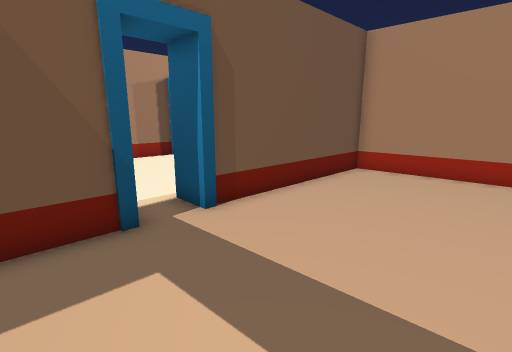
View 1 (above)

21 first-person views from a walk through a Unity game level. The camera is 1.2 m above the floor, tilts 12° down and sees 85° across. The floor is counted in squares, 0.5 m on a side. Each view is taken from the middle of a square. On the plan, view 1 faces up. The plan holds only what a view shows up to about 18 squares ahead; the rest is blank. The place goes on beyond the plan. The player character is not drawn. Some surface patterns are stand-ins.

View 2
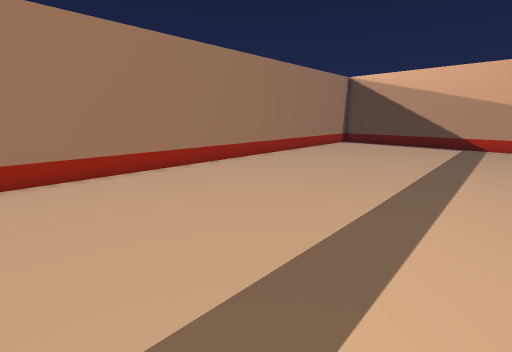

View 3
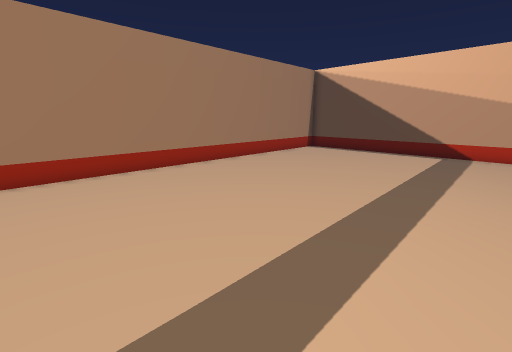

View 4
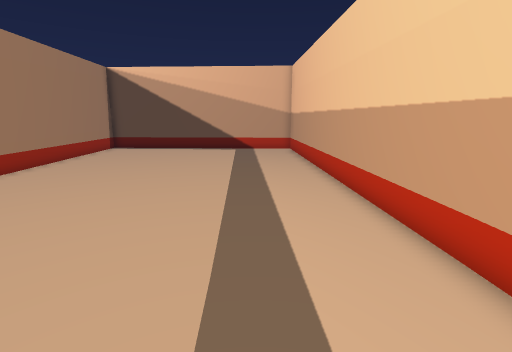

View 5
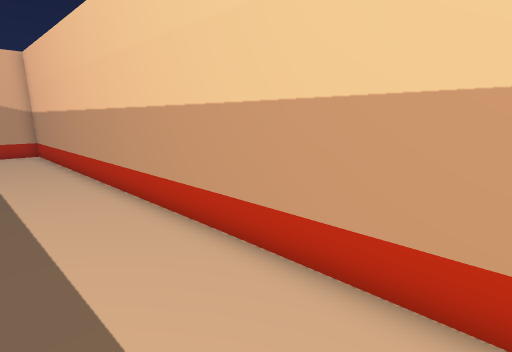

View 6
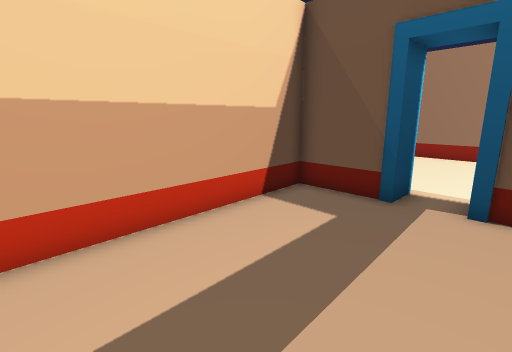

View 7
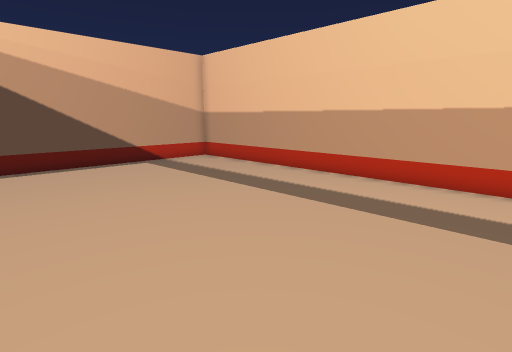

View 8
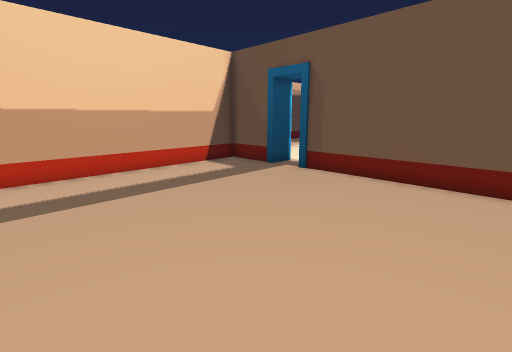

View 9
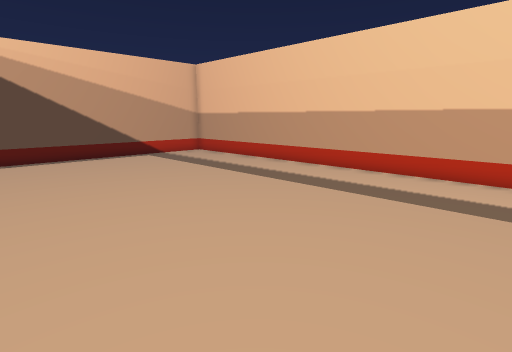

View 10
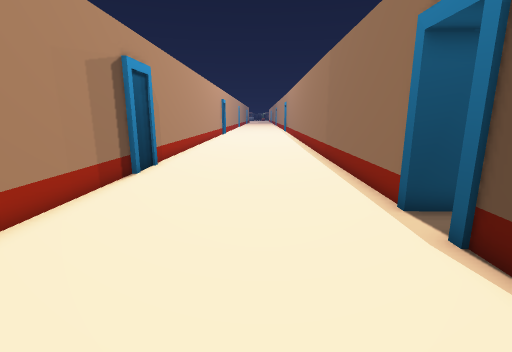

View 11
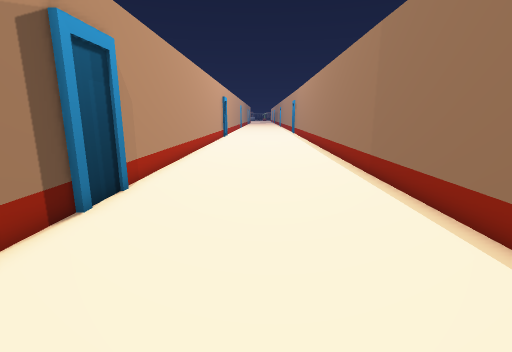

View 12
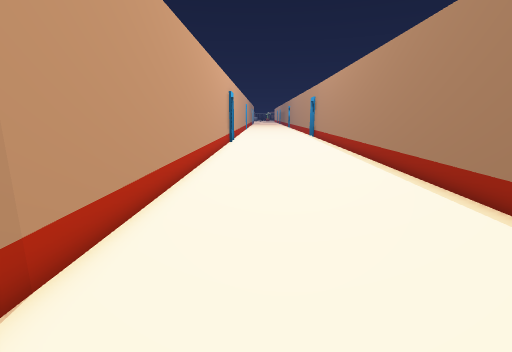

View 13
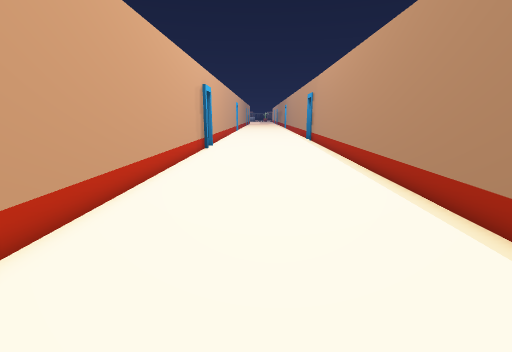

View 14
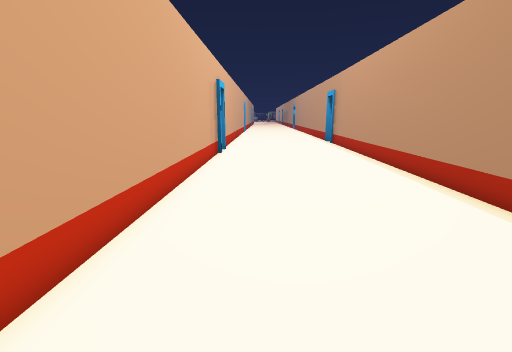

View 15
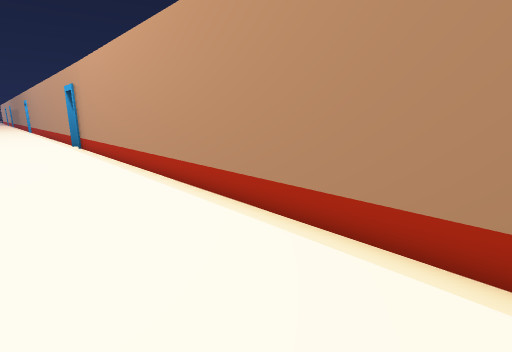

View 16
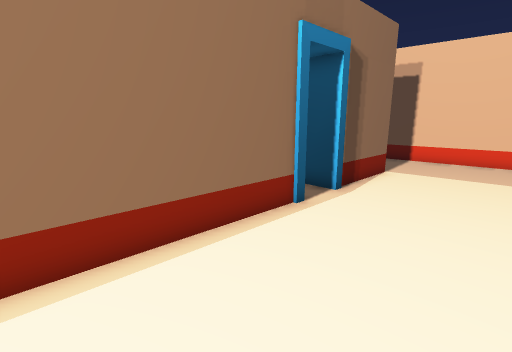

View 17
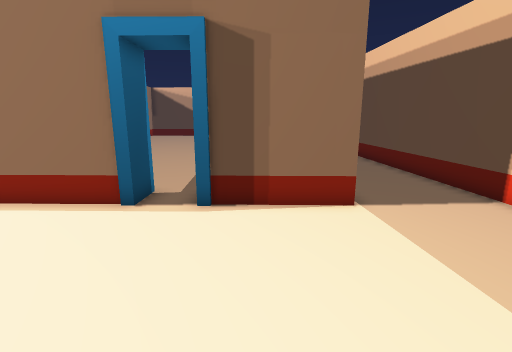

View 18
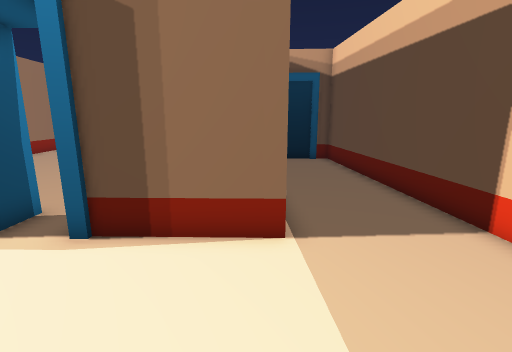

View 19
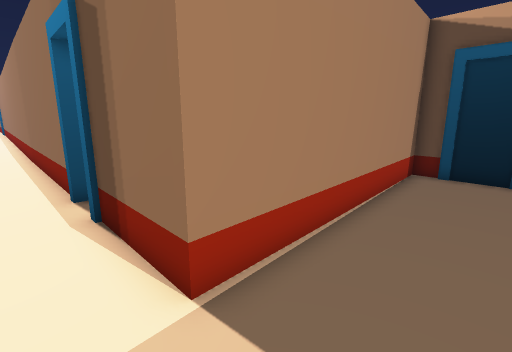

View 20
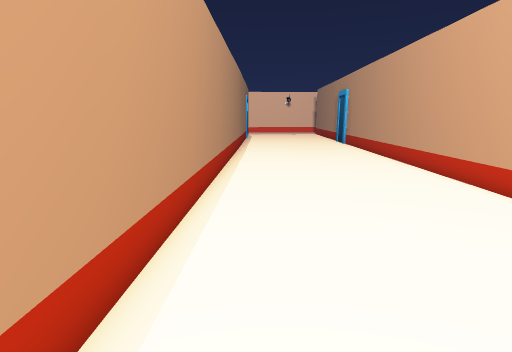

View 21
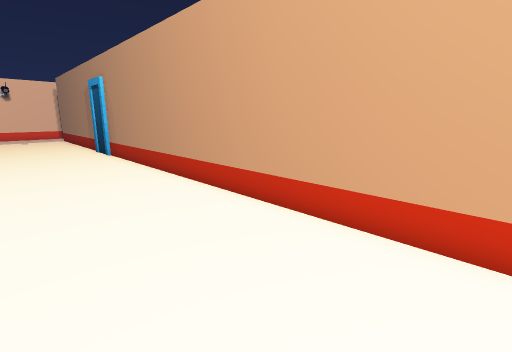

### Floor plan
Points are (right, up) in squares from view 1. A wall is a line through its corners. A room is listed if a view was taken in it or the views show most of it. See-through windows are left out.
Room 1 (views 1, 2, 3, 4, 5, 6, 7, 8, 9)
walls: (20.6, -1.3) (4.8, 13.1) (-1.4, 7.2) (-2.4, 8.1); (-2.7, 6) (-5.1, 3.7) (15.1, -15.1) (20.5, -10.2)
ways out: opening at (-2, 7) to room 2
Room 2 (views 10, 11, 12, 13, 14, 15, 16, 17, 18, 19, 20, 21)
walls: (-3.5, 19.7) (-5.4, 17.8); (-5.4, 18.1) (-10.5, 13.2); (-2.4, 8.1) (20.6, 29.9); (9.7, 32.6) (-5.1, 18.4); (-4.8, 2.2) (-6.8, 4) (-3.7, 6.9) (-2.7, 6); (-10.5, 1.4) (-7.5, -1.2)
ways out: opening at (-2, 7) to room 1; opening at (-6.5, 0.5) to room 3
Room 3 (no view inside)
walls: (-7.5, -1.2) (-1.5, -6.4) (1.5, -3.6) (-4.8, 2.2)
ways out: opening at (-6.5, 0.5) to room 2

Positions as (right, up) in squares from view 1, and headings:
1: (0, 0), facing up
2: (-2, 3), facing right
3: (2, -1), facing right
4: (2, 2), facing down-right
5: (2, 2), facing down
6: (5, 2), facing left
7: (12, 3), facing down
8: (12, 5), facing left
9: (11, 6), facing down
10: (-10, 6), facing up-right
11: (-7, 10), facing up-right
12: (-3, 16), facing up-right
13: (2, 19), facing up-right
14: (3, 22), facing up-right
15: (5, 22), facing right
16: (-1, 16), facing down
17: (-10, 11), facing down-right
18: (-10, 8), facing down-right
19: (-10, 3), facing right
20: (20, 32), facing down-left
21: (14, 29), facing left
